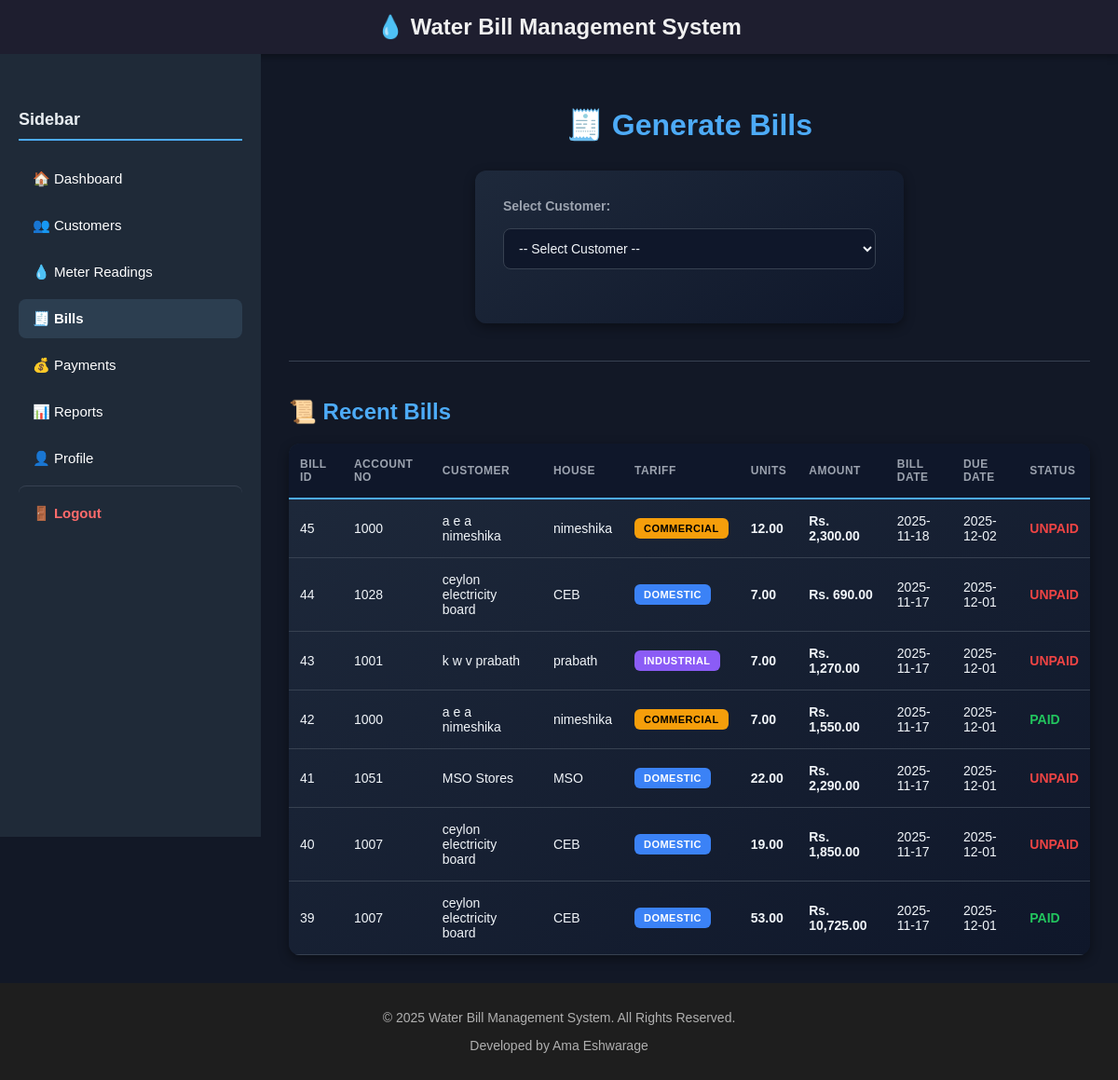
Screenshot of /bills.php (signed in) with the database file from the repository.
### tables this page shows
CREATE TABLE `bills` (
  `id` int(11) NOT NULL,
  `customer_id` int(11) NOT NULL,
  `meter_reading_id` int(11) NOT NULL,
  `bill_date` date NOT NULL,
  `due_date` date NOT NULL,
  `amount` decimal(10,2) NOT NULL,
  `units_consumed` int(11) NOT NULL DEFAULT 0,
  `status` enum('paid','unpaid') DEFAULT 'unpaid',
  `created_at` timestamp NOT NULL DEFAULT current_timestamp()
);

CREATE TABLE `customer` (
  `customer_id` int(11) NOT NULL,
  `account_no` varchar(50) NOT NULL,
  `name` varchar(100) NOT NULL,
  `email` varchar(100) NOT NULL,
  `username` varchar(50) NOT NULL,
  `house` varchar(255) NOT NULL,
  `house_no` varchar(50) NOT NULL,
  `phone` varchar(20) NOT NULL,
  `tariff` enum('domestic','commercial','industrial') NOT NULL,
  `connection_status` enum('active','disconnected','hold','read_bill') NOT NULL DEFAULT 'active',
  `password` varchar(255) NOT NULL,
  `created_at` timestamp NOT NULL DEFAULT current_timestamp()
);

### functions.php (called while the page is built, shortened)
<?php
function formatCurrency($amount) {
    return "Rs. " . number_format($amount, 2);
}
?>

### bills.php (the view, shortened to what this page needs)
<?php
require_once("../includes/header.php");
require_once("../includes/functions.php");
require_once("../config.php");
$limit = 15;
$page = isset($_GET['page']) ? max(1, (int)$_GET['page']) : 1;
$offset = ($page - 1) * $limit;
?>
<div class="dashboard-wrapper">
    <div class="sidebar">
        <h3>Sidebar</h3>
        <a href="dashboard.php">🏠 Dashboard</a>
        <a href="customers.php">👥 Customers</a>
        <a href="meter_readings.php">💧 Meter Readings</a>
        <a href="bills.php" class="active">🧾 Bills</a>
        <a href="payments.php">💰 Payments</a>
        <a href="reports.php">📊 Reports</a>
        <a href="profile.php">👤 Profile</a>
        <a href="../auth/logout.php" class="logout-btn">🚪 Logout</a>
    </div>
    <div class="main-content">
        <h2>🧾 Generate Bills</h2>
        <form method="POST" action="" id="billForm">
            <div class="form-group">
                <label>Select Customer:</label>
                <select name="customer_id" id="customer_id" required>
                    <option value="">-- Select Customer --</option>
                </select>
            </div>
        </form>
        <hr>
        <h3>📜 Recent Bills</h3>
        <table>
            <thead>
                <tr>
                    <th>Bill ID</th>
                    <th>Account No</th>
                    <th>Customer</th>
                    <th>House</th>
                    <th>Tariff</th>
                    <th>Units</th>
                    <th>Amount</th>
                    <th>Bill Date</th>
                    <th>Due Date</th>
                    <th>Status</th>
                </tr>
            </thead>
            <tbody>
                <?php
                $billsSql = "SELECT b.id, b.units_consumed, b.amount, b.bill_date, b.due_date, b.status,
                             c.name, c.account_no, c.house, c.tariff
                             FROM bills b
                             JOIN customer c ON b.customer_id = c.customer_id
                             WHERE c.tariff IN ('domestic', 'industrial', 'commercial')
                             ORDER BY b.bill_date DESC, b.id DESC
                             LIMIT $limit OFFSET $offset";
                $billsResult = $conn->query($billsSql);
                if ($billsResult && $billsResult->num_rows > 0) {
                    while ($bill = $billsResult->fetch_assoc()) {
                        $statusColor = $bill['status'] == 'paid' ? '#22c55e' : '#ef4444';
                        $tariffClass = 'tariff-' . strtolower($bill['tariff']);
                        echo "<tr>";
                        echo "<td>" . htmlspecialchars($bill['id']) . "</td>";
                        echo "<td>" . htmlspecialchars($bill['account_no']) . "</td>";
                        echo "<td>" . htmlspecialchars($bill['name']) . "</td>";
                        echo "<td>" . htmlspecialchars($bill['house']) . "</td>";
                        echo "<td><span class='tariff-badge " . $tariffClass . "'>" . strtoupper($bill['tariff']) . "</span></td>";
                        echo "<td><strong>" . number_format($bill['units_consumed'], 2) . "</strong></td>";
                        echo "<td><strong>" . formatCurrency($bill['amount']) . "</strong></td>";
                        echo "<td>" . htmlspecialchars($bill['bill_date']) . "</td>";
                        echo "<td>" . htmlspecialchars($bill['due_date']) . "</td>";
                        echo "<td><span style='color: $statusColor; font-weight: bold;'>" . strtoupper($bill['status']) . "</span></td>";
                        echo "</tr>";
                    }
                } else {
                    echo "<tr><td colspan='10' class='empty-state'>No bills found.</td></tr>";
                }
                ?>
            </tbody>
        </table>
    </div>
</div>
<?php
require_once("../includes/footer.php");
?>

### header.php (shortened to what this page needs)
<!DOCTYPE html>
<html lang="en">
<head>
    <link rel="stylesheet" href="../assets/css/style.css" />
</head>
<body>
    <header class="site-header">
        <div class="navbar">
            <div class="logo">
                <a href="../index.php">💧 Water Bill Management System</a>
            </div>
        </div>
    </header>

### footer.php (shortened to what this page needs)
<footer class="site-footer">
    <div class="footer-content">
        <p>&copy; <?php echo date("Y"); ?> Water Bill Management System. All Rights Reserved.</p>
        <p>Developed by <span class="dev-name">Ama Eshwarage</span></p>
    </div>
</footer>
</body>
</html>

### style.css (style rules this page uses)
body { font-family: Arial, sans-serif; margin: 0; padding: 0; background-color: #173450; color: #E0E0E0; }
header { background-color: #0D47A1; color: white; padding: 20px; text-align: center; box-shadow: 0 4px 8px rgba(0,0,0,0.5); }
form { max-width: 400px; margin: 20px auto; padding: 25px; background: #1E1E1E; border-radius: 10px; box-shadow: 0 4px 12px rgba(0,0,0,0.6); }
input[type="text"], input[type="email"], input[type="password"], input[type="number"], select { width: 100%; padding: 12px; margin: 8px 0; border: 1px solid #444; border-radius: 6px; background: #2C2C2C; color: #E0E0E0; }
footer { background-color: #1E1E1E; padding: 15px; text-align: center; font-size: 14px; color: #B0B0B0; border-top: 1px solid #333; }

### header.php (style rules this page uses)
.site-header { background-color: #1e1e2f; padding: 15px 30px; box-shadow: 0 2px 8px rgba(0,0,0,0.4); }
.navbar { display: flex; align-items: center; justify-content: center; }
.logo a { font-size: 24px; font-weight: bold; color: #f1f1f1; text-decoration: none; transition: color 0.3s ease; }

### bills.php (style rules this page uses)
body { background: #121826; margin: 0; padding: 0; }
.dashboard-wrapper { display: flex; min-height: 100vh; }
.sidebar { width: 240px; background-color: #1f2a38; color: #fff; padding: 20px; flex-shrink: 0; height: 100vh; position: sticky; top: 0; overflow-y: auto; }
.sidebar h3 { margin-bottom: 20px; font-size: 18px; border-bottom: 2px solid #4dabf7; padding-bottom: 10px; color: #e8edf1ff; }
.sidebar a { display: flex; align-items: center; gap: 10px; color: #fff; text-decoration: none; margin: 8px 0; padding: 12px 15px; border-radius: 8px; transition: all 0.3s; font-size: 15px; }
.sidebar a.active { background-color: #2c3e50; font-weight: bold; }
.logout-btn { color: #ff6b6b !important; font-weight: bold; margin-top: 20px; border-top: 1px solid #374151; padding-top: 20px !important; }
.main-content { flex-grow: 1; padding: 30px; color: #f1f5f9; max-width: 1400px; margin: 0 auto; }
h2 { text-align: center; margin-bottom: 30px; color: #4dabf7; font-size: 32px; }
h3 { color: #4dabf7; margin-top: 40px; margin-bottom: 20px; font-size: 24px; }
form { background: linear-gradient(145deg, #1e293b, #0f172a); padding: 30px; border-radius: 12px; margin-bottom: 30px; box-shadow: 0 4px 12px rgba(0,0,0,0.4); }
.form-group { margin-bottom: 20px; }
form label { display: block; margin-bottom: 8px; color: #9ca3af; font-weight: 600; font-size: 14px; }
form select, form input { width: 100%; padding: 12px; border-radius: 8px; border: 1px solid #374151; background: #0f172a; color: #f1f5f9; font-size: 14px; transition: border 0.3s; }
table { width: 100%; border-collapse: collapse; background: linear-gradient(145deg, #1e293b, #0f172a); color: #f1f5f9; border-radius: 12px; overflow: hidden; margin-top: 20px; box-shadow: 0 4px 12px rgba(0,0,0,0.4); }
th { background: #0f172a; text-align: left; padding: 15px 12px; font-weight: 600; text-transform: uppercase; font-size: 12px; letter-spacing: 0.5px; color: #9ca3af; border-bottom: 2px solid #4dabf7; }
td { padding: 15px 12px; border-bottom: 1px solid #374151; font-size: 14px; }
tbody tr { transition: background 0.3s; }
.tariff-badge { display: inline-block; padding: 5px 10px; border-radius: 6px; font-size: 11px; font-weight: bold; text-transform: uppercase; letter-spacing: 0.5px; }
.tariff-domestic { background: #3b82f6; color: #fff; }
.tariff-industrial { background: #8b5cf6; color: #fff; }
.tariff-commercial { background: #f59e0b; color: #000; }
hr { border: none; border-top: 1px solid #374151; margin: 40px 0; }

### rows the page displays
bills: id "45", customer.account_no "1000", customer.name "a e a nimeshika", customer.house "nimeshika", customer.tariff "COMMERCIAL", units_consumed "12.00", amount "Rs. 2,300.00", bill_date "2025-11-18", due_date "2025-12-02", status "UNPAID"
bills: id "44", customer.account_no "1028", customer.name "ceylon electricity board", customer.house "CEB", customer.tariff "DOMESTIC", units_consumed "7.00", amount "Rs. 690.00", bill_date "2025-11-17", due_date "2025-12-01", status "UNPAID"
bills: id "43", customer.account_no "1001", customer.name "k w v prabath", customer.house "prabath", customer.tariff "INDUSTRIAL", units_consumed "7.00", amount "Rs. 1,270.00", bill_date "2025-11-17", due_date "2025-12-01", status "UNPAID"
bills: id "42", customer.account_no "1000", customer.name "a e a nimeshika", customer.house "nimeshika", customer.tariff "COMMERCIAL", units_consumed "7.00", amount "Rs. 1,550.00", bill_date "2025-11-17", due_date "2025-12-01", status "PAID"
bills: id "41", customer.account_no "1051", customer.name "MSO Stores", customer.house "MSO", customer.tariff "DOMESTIC", units_consumed "22.00", amount "Rs. 2,290.00", bill_date "2025-11-17", due_date "2025-12-01", status "UNPAID"
bills: id "40", customer.account_no "1007", customer.name "ceylon electricity board", customer.house "CEB", customer.tariff "DOMESTIC", units_consumed "19.00", amount "Rs. 1,850.00", bill_date "2025-11-17", due_date "2025-12-01", status "UNPAID"
bills: id "39", customer.account_no "1007", customer.name "ceylon electricity board", customer.house "CEB", customer.tariff "DOMESTIC", units_consumed "53.00", amount "Rs. 10,725.00", bill_date "2025-11-17", due_date "2025-12-01", status "PAID"
